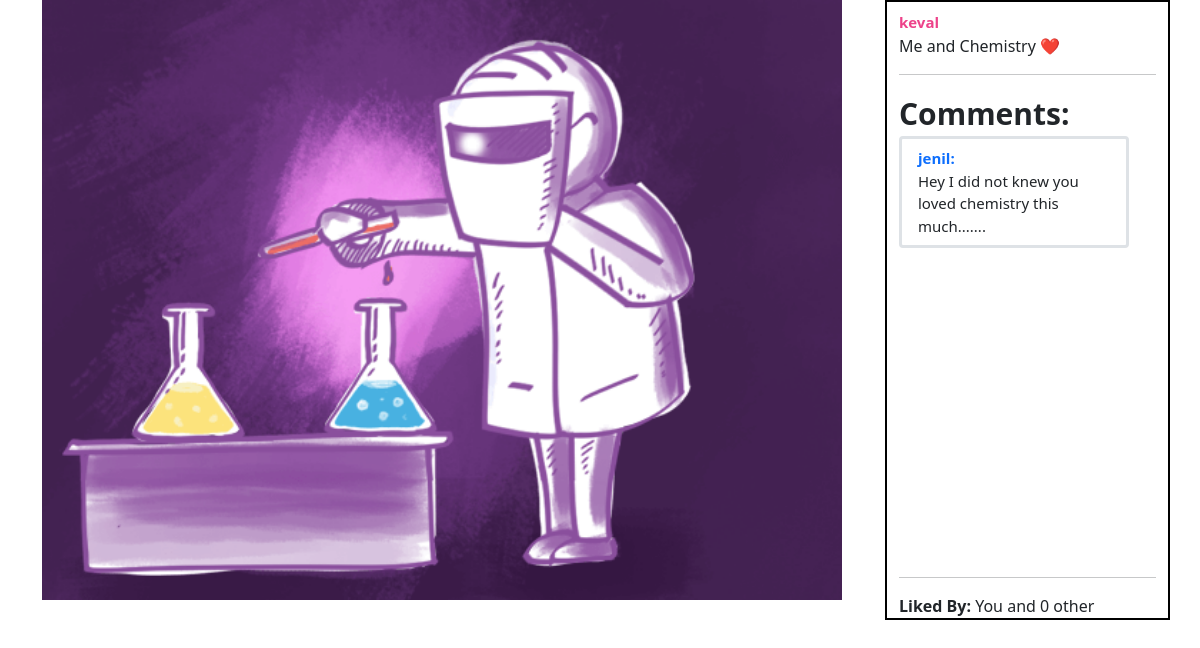
Page /view_post/2 (signed in) on the committed database.
### home/models.py (models this page shows, shortened)
class post(models.Model):
    post_id = models.AutoField(primary_key=True)
    user_fk = models.ForeignKey(User, on_delete=models.CASCADE)
    photo_url = models.URLField(null=False)
    is_reported = models.BooleanField(default=False)
    location = models.CharField(
        max_length=30, default="Somewhere in the World")
    date_posted = models.DateField()
    caption = models.CharField(max_length=40, default="Chilling in the world!")

class comments(models.Model):
    post_id = models.ForeignKey(post, on_delete=models.CASCADE)
    commenter_user = models.ForeignKey(User, on_delete=models.CASCADE)
    comment_text = models.TextField()
    date_added=models.DateField(default=datetime.date.today)

### ViewPost/views.py (the view)
# urls.py: path('/<slug:slug>',views.view_post,name='view_post'),
def view_post(request,slug):
    post_display = post.objects.filter(post_id=slug)[0]
    post_caption=post_display.caption
    post_owner = post_display.user_fk.username
    photo_url = "http://localhost:8000/media/"+post_display.photo_url
    comment_list = getCommentsByPosts(slug,True)
    likes = getLikesByPost(post_display,request.user)
    display_dict = {
        'comments': comment_list,
        'likes': likes,
        'owner': post_owner,
        'date_added': post_display.date_posted,
        'photo_url': photo_url,
        'caption':post_caption
    }
    if request.user.username==post_owner:
        return render(request,'ViewPost/index.html',display_dict)
    if check_relation(request.user.username, post_owner) == False :
        return HttpResponse("You are not allowed!!!!")
    return render(request,'ViewPost/index.html',display_dict)

### ViewPost/views.py (called while the page is built)
def check_relation(sender,receiver):
    f1 = FriendRequest.objects.filter(sender_username = sender, receiver_username = receiver, request_status = True)
    f2 = FriendRequest.objects.filter(sender_username = receiver, receiver_username = sender, request_status = True)
    if len(f1) != 0 or len(f2) != 0:
        return True
    else:
        return False

### home/views.py (called while the page is built)
def getLikesByPost(post_obj, cur_user,option=False):
    like = likes.objects.filter(post_id=post_obj.post_id)
    like_count = len(like)
    if option==True:
        return like_count
    you = likes.objects.filter(post_id=post_obj.post_id, liker_user=cur_user)
    if len(you) == 1:
        return "You and "+str(like_count-1)+" other"
    return str(like_count)+" people"

def getCommentsByPosts(pid,getall=False):
    comments_list=[]
    comment_objs=comments.objects.filter(post_id=pid).order_by('date_added').reverse()
    a=0
    for comment in comment_objs:
        if a==3 and getall == False:
           break
        else:
            a=a+1
        dict_temp={}
        commentor=comment.commenter_user.username
        comment_msg=comment.comment_text
        dict_temp['commentor']=commentor
        dict_temp['msg']=comment_msg
        comments_list.append(dict_temp)
    return comments_list

### templates/ViewPost/index.html (shortened to what this page needs)
<!doctype html>
<html lang="en">
  <head>
    <link
      href="https://cdn.jsdelivr.net/npm/bootstrap@5.0.0-beta2/dist/css/bootstrap.min.css"
      rel="stylesheet"
>
  </head>
  <body>
    <div class="container">
      <div class="row">
        <div class="col-9">
          <img src="{{photo_url}}" style="width: 800px; height: 600px;
            object-fit: cover;">
        </div>
        <div class="col-3" style="border: 2px solid black">
          <div class="col">
            <div class="row-1 mt-2" >
              <b style="font-size: 15px; color: #ed428a;">{{owner}}</b><br>
              {{caption}}
            </div>
            <hr>
            <div class="row-8" style="max-height: 470px; height:
              500px; overflow: scroll; ">
              {% if comments %}
              <b style="font-size: 30px;;">Comments:</b>
              <ul class="list-group">
                {% for c in comments %}
                <li class="list-group-item border border-3" style="width: 230px; font-size:
                  15px;">
                  <div class="col" >
                    <div class="row-2">
                      <a href="{% url 'users' slug=c.commentor%}" style="text-decoration: none"><b>{{c.commentor}}:</b></a>
                    </div>
                    <div class="row-8" style="word-wrap: break-word">
                      {{c.msg}}
                    </div>
                  </div>
                </li>
                {% endfor %}
              </ul>
              {% endif %}
            </div>
            <hr>
            <div class="row-3">
              <b>Liked By:</b>
              {{likes}}
            </div>
          </div>
        </div>
      </div>
    </div>
  </body>
</html>

### rows in the picture
post: caption "Me and Chemistry ❤️"
comments: msg "Hey I did not knew you loved chemistry this much......."

### other values in the picture
{{ owner }} "keval"
{{ c.commentor }} "jenil"
{{ likes }} "You and 0 other"
